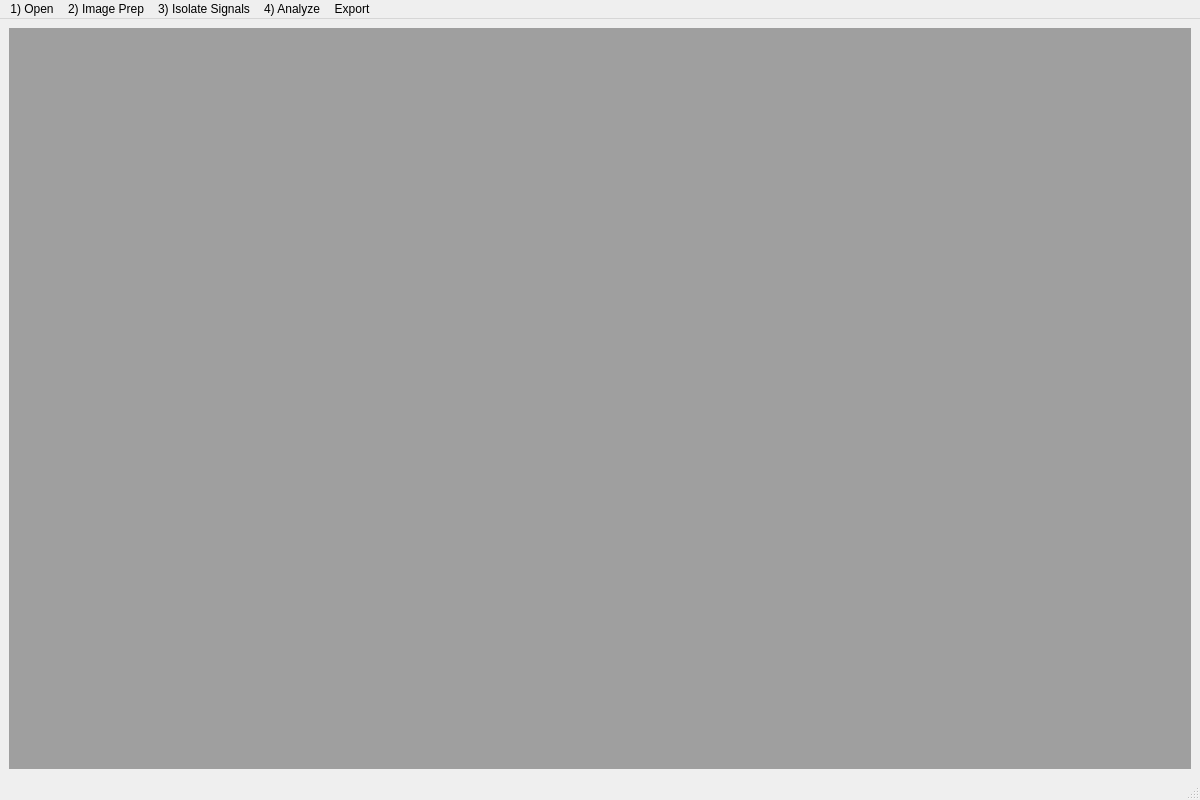
<?xml version="1.0" encoding="UTF-8"?>
<ui version="4.0">
 <class>MDIMainWindow</class>
 <widget class="QMainWindow" name="MDIMainWindow">
  <property name="geometry">
   <rect>
    <x>0</x>
    <y>0</y>
    <width>1200</width>
    <height>800</height>
   </rect>
  </property>
  <property name="sizePolicy">
   <sizepolicy hsizetype="Preferred" vsizetype="Preferred">
    <horstretch>0</horstretch>
    <verstretch>0</verstretch>
   </sizepolicy>
  </property>
  <property name="windowTitle">
   <string>MVP1</string>
  </property>
  <widget class="QWidget" name="centralwidget">
   <layout class="QVBoxLayout" name="verticalLayout_2">
    <item>
     <layout class="QVBoxLayout" name="verticalLayout">
      <item>
       <widget class="QMdiArea" name="mdiArea"/>
      </item>
     </layout>
    </item>
   </layout>
  </widget>
  <widget class="QMenuBar" name="menubar">
   <property name="geometry">
    <rect>
     <x>0</x>
     <y>0</y>
     <width>1200</width>
     <height>21</height>
    </rect>
   </property>
   <widget class="QMenu" name="menuOpen">
    <property name="title">
     <string>1) Open</string>
    </property>
    <addaction name="actionTIFF"/>
    <addaction name="actionFolder"/>
    <addaction name="separator"/>
   </widget>
   <widget class="QMenu" name="menuImagePrerp">
    <property name="title">
     <string>2) Image Prep</string>
    </property>
    <addaction name="actionStart_ImagePrep"/>
   </widget>
   <widget class="QMenu" name="menuIsolateSignals">
    <property name="title">
     <string>3) Isolate Signals</string>
    </property>
    <addaction name="actionStart_Isolate"/>
   </widget>
   <widget class="QMenu" name="menuAnalyze">
    <property name="title">
     <string>4) Analyze</string>
    </property>
    <addaction name="actionStart_Analyze"/>
   </widget>
   <widget class="QMenu" name="menuExport">
    <property name="title">
     <string>Export</string>
    </property>
    <addaction name="actionExport_csv"/>
    <addaction name="actionExport_CopyPaste"/>
   </widget>
   <addaction name="menuOpen"/>
   <addaction name="menuImagePrerp"/>
   <addaction name="menuIsolateSignals"/>
   <addaction name="menuAnalyze"/>
   <addaction name="menuExport"/>
  </widget>
  <widget class="QStatusBar" name="statusbar"/>
  <action name="actionTIFF">
   <property name="text">
    <string>TIFF</string>
   </property>
   <property name="toolTip">
    <string>.tiff, .tif</string>
   </property>
  </action>
  <action name="actionClose">
   <property name="text">
    <string>Close</string>
   </property>
  </action>
  <action name="actionFolder">
   <property name="text">
    <string>Folder</string>
   </property>
  </action>
  <action name="actionStart_ImagePrep">
   <property name="text">
    <string>Start wizard</string>
   </property>
  </action>
  <action name="actionStart_Isolate">
   <property name="text">
    <string>Start wizard</string>
   </property>
  </action>
  <action name="actionStart_Analyze">
   <property name="text">
    <string>Start wizard</string>
   </property>
  </action>
  <action name="actionExport_csv">
   <property name="text">
    <string>to .csv</string>
   </property>
  </action>
  <action name="actionExport_CopyPaste">
   <property name="text">
    <string>for Copy + Paste</string>
   </property>
  </action>
 </widget>
 <resources/>
 <connections/>
</ui>
